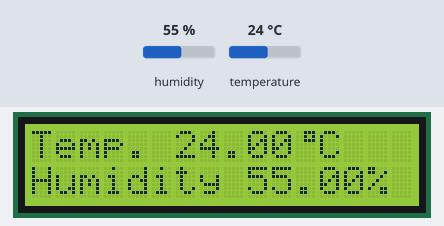
A sketch run on a simulated Arduino Uno, built with avr-gcc and run on an emulated ATmega328P. Parts: 16×2 character LCD. The inputs (shaded band) are chosen by the test bench; at power-on: humidity 55 %, temperature 24 °C.

Above: at 4.8 s.
4.9 s: humidity set to 22 %
At 6.8 s:
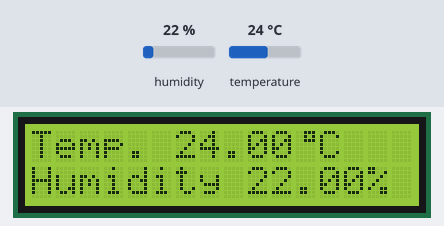
7.6 s: temperature set to 12 °C
At 9.1 s:
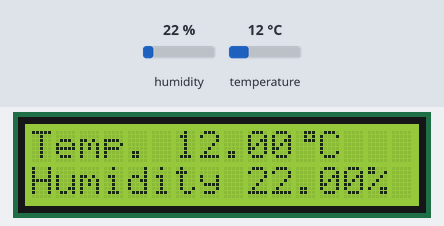
10.3 s: humidity set to 40 %
At 12.4 s:
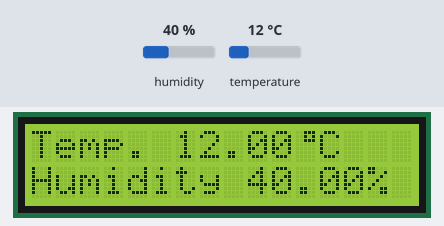
13.3 s: temperature set to 19 °C
At 14.7 s:
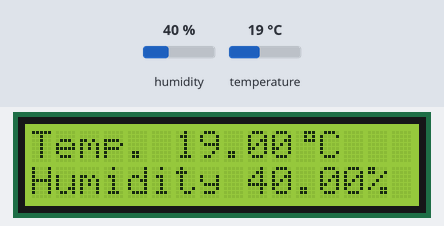
Timing chart, 0 to 16.3 s (numbered marks = the images above; inputs shaded):
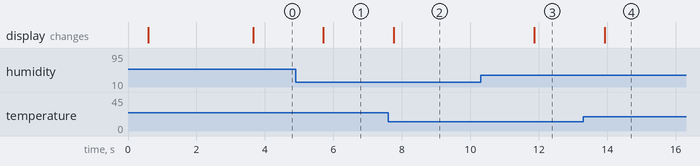

Measured:
- after the input at 4.9 s, the display: changes after 0.81 s (image 1)
- after the input at 7.6 s, the display: changes after 0.16 s (image 2)
- after the input at 10.3 s, the display: changes after 1.6 s (image 3)
- after the input at 13.3 s, the display: changes after 0.62 s (image 4)

The sketch:

code_lcd_temperature.ino
```cpp
#include <DHT.h>
#include <Wire.h>
#include <LiquidCrystal_I2C.h> // Using version 1.2.1

// based on YWRobot LCM1602 IIC V1
LiquidCrystal_I2C lcd(0x27, 2, 1, 0, 4, 5, 6, 7, 3, POSITIVE);

byte degree[8] = {
    B00111,
    B00101,
    B00111,
    B00000,
    B00000,
    B00000,
    B00000,
    B00000
};

#define DHTPIN 2     // what pin we're connected to
#define DHTTYPE DHT11   // DHT 11
DHT dht(DHTPIN, DHTTYPE);

void setup(){
  lcd.begin(16,2); // sixteen characters across - 2 lines
  lcd.backlight();
  lcd.createChar(0,degree);
  delay(500);//Delay to let system boot
  lcd.setCursor(0,0);
  lcd.print("DHT11 Humidity &");
  lcd.setCursor(0,1);
  lcd.print("Temperature");
  delay(3000);//Wait before accessing Sensor
  dht.begin();
  lcd.clear();
}

void loop(){
    lcd.setCursor(0,0);
    float t = dht.readTemperature();
    float h = dht.readHumidity();
    if (isnan(h) || isnan(t)) {
        lcd.print("Failed to read");
        lcd.setCursor(0,1);
        lcd.print("from DHT sensor!");
    } else {
        lcd.print("Temp. ");
        lcd.print(t);
        lcd.print(char(0));
        lcd.print("C ");
        lcd.setCursor(0,1);
        lcd.print("Humidity ");
        lcd.print(h);
        lcd.print("% ");
    }
    delay(2000);
}
```
